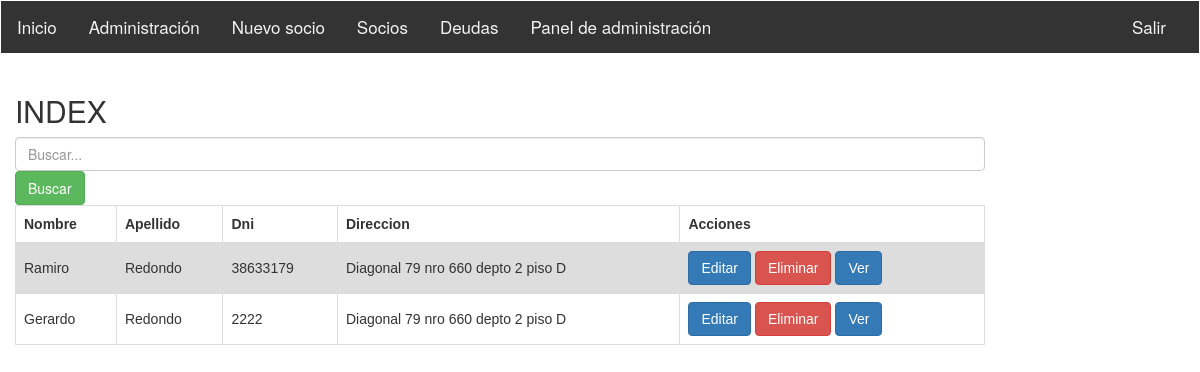
Page /index/ (signed in) on the earlier database version.
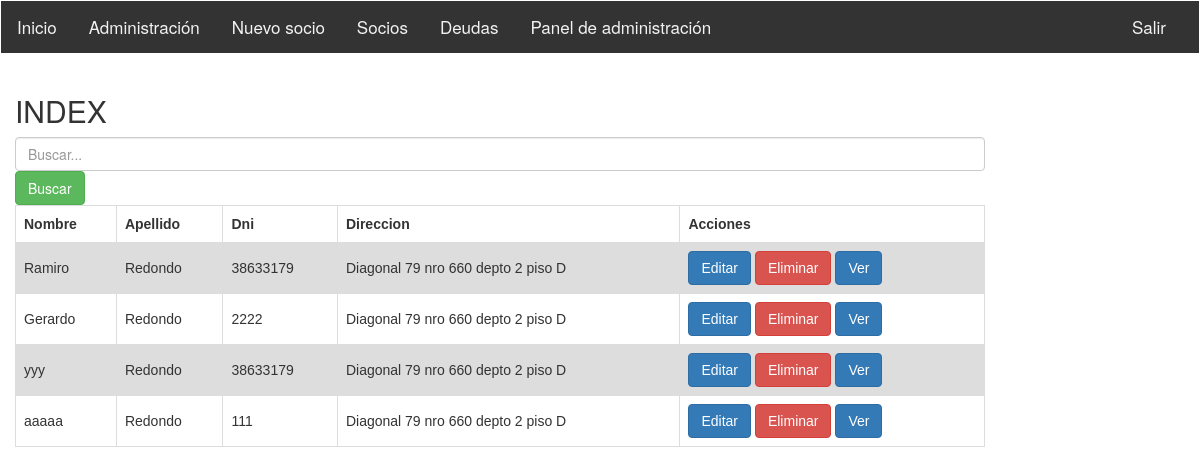
Same page on the later database version.
### sistemasocioscap/models.py (models this page shows)
class Socio (models.Model):
	dni = models.IntegerField ()
	nombre = models.CharField(max_length= 200)
	apellido = models.CharField (max_length = 200)
	fecha_nacimiento = models.DateField(null = True, blank=True)
	nrosocio = models.IntegerField(null = True, blank=True)
	direccion = models.CharField (max_length = 200)
	mail = models.EmailField(max_length=254, null=True)
	cbu = models.IntegerField (null=True)
	dar_baja = models.CharField(max_length=32,choices=[('si', 'Si'),('no', 'No')],null = True, blank=True)
	registro = models.OneToOneField(RegistroPagos, on_delete=models.SET_NULL, null = True, blank=True)
	cobrador = models.ForeignKey(Cobrador, on_delete=models.SET_NULL, null = True, blank=True)
  	def get_absolute_url(self):
    		return reverse ('socio-detail', args=[str(self.id)])

### sistemasocioscap/views.py (the view)
class IndexListView(ListView):
    model = Socio
    template_name = 'index.html'
    paginate_by = 4
    def get_queryset(self):
        queryset = self.request.GET.get("buscarindex")
        socios = Socio.objects.all()
        if queryset:
            socios = Socio.objects.filter(
                Q(nombre__icontains = queryset) |
                Q(apellido__icontains = queryset)
        ).distinct()
        return socios

### sistemasocioscap/templates/index.html (shortened to what this page needs)
{% extends "base_generic.html" %}
{% block content %}
<h2>INDEX</h2>
<form method="get">
  <input type="text" class="form-control" placeholder="Buscar..." name="buscarindex" value="{{ request.get.buscar }}">
  <button type="submit" class="btn btn-success">Buscar</button>
</form>
<table class="tablasocios" style="">
  {% if object_list %}
  <tr>
    <th scope="row">Nombre</th>
    <th>Apellido</th>
    <th>Dni </th>
    <th>Direccion</th>
    <th>Acciones</th>
  </tr>
  {% for socio in object_list %}
  <tr>
    <td>{{socio.nombre}}</td>
    <td>{{socio.apellido}}</td>
    <td>{{socio.dni}}</td>
    <td>{{socio.direccion}}</td>
    <td>
    	<a class="btn btn-primary" href="{% url 'socio_editar' socio.id %}">Editar</a>
      <a class="btn btn-danger" href="{% url 'socio_eliminar' socio.id %}">Eliminar</a>
      <a class="btn btn-primary" href="{% url 'socio_detail' socio.id %}">Ver</a>
    </td>
  </tr>
  {% endfor %}
  {% else %}
  <h4>No exisen registros de socios</h4>
  {% endif %}
</table>
{% endblock %}
{% load static %}

Differences in the rows shown:
added Socio: nombre "yyy", apellido "Redondo", dni "38633179", direccion "Diagonal 79 nro 660 depto 2 piso D"
added Socio: nombre "aaaaa", apellido "Redondo", dni "111", direccion "Diagonal 79 nro 660 depto 2 piso D"
